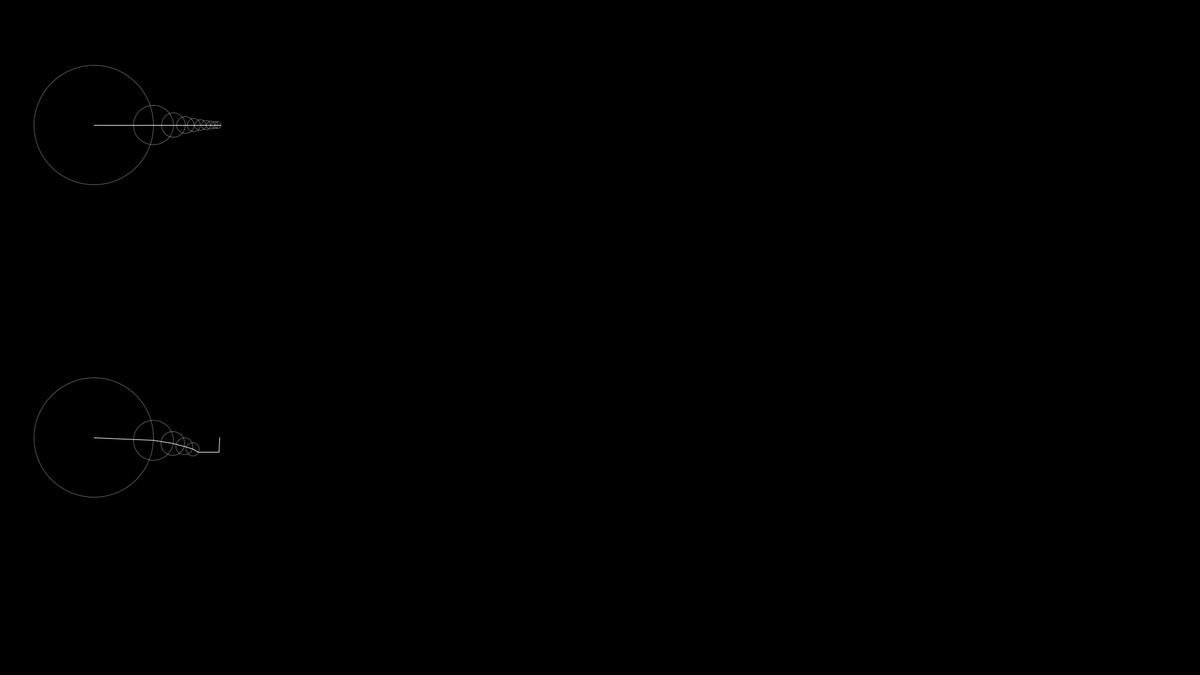
Frame 1 (no input)
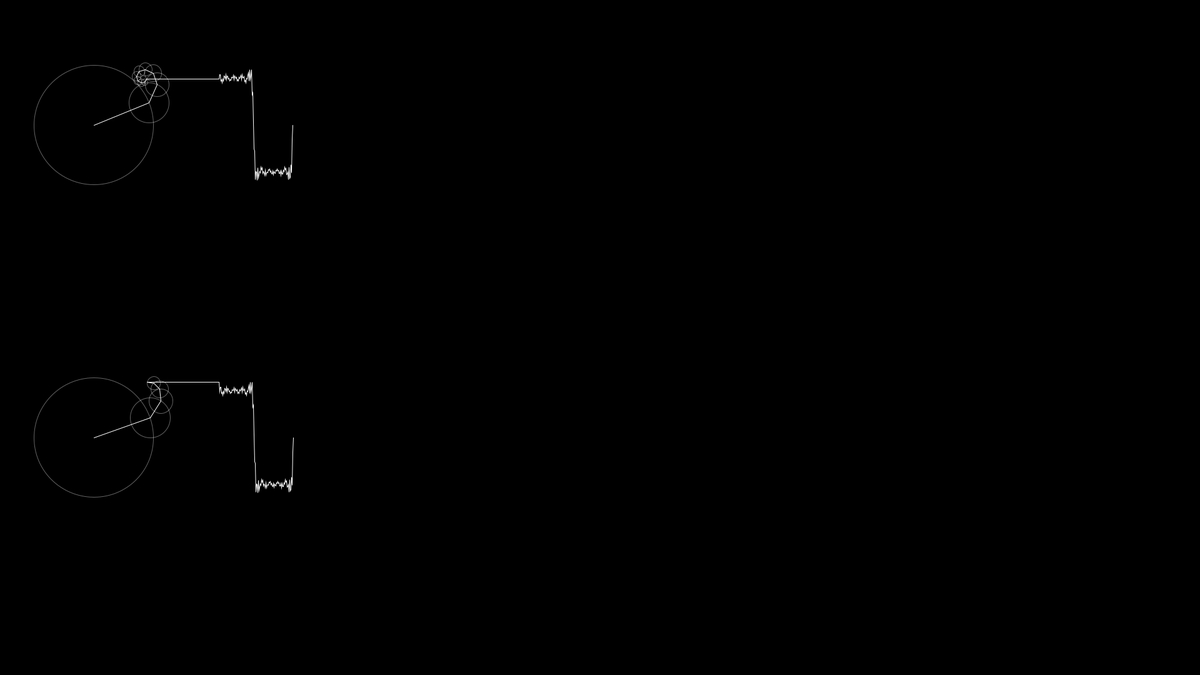
Frame 60 (the mouse pressed at the canvas centre just before this capture)
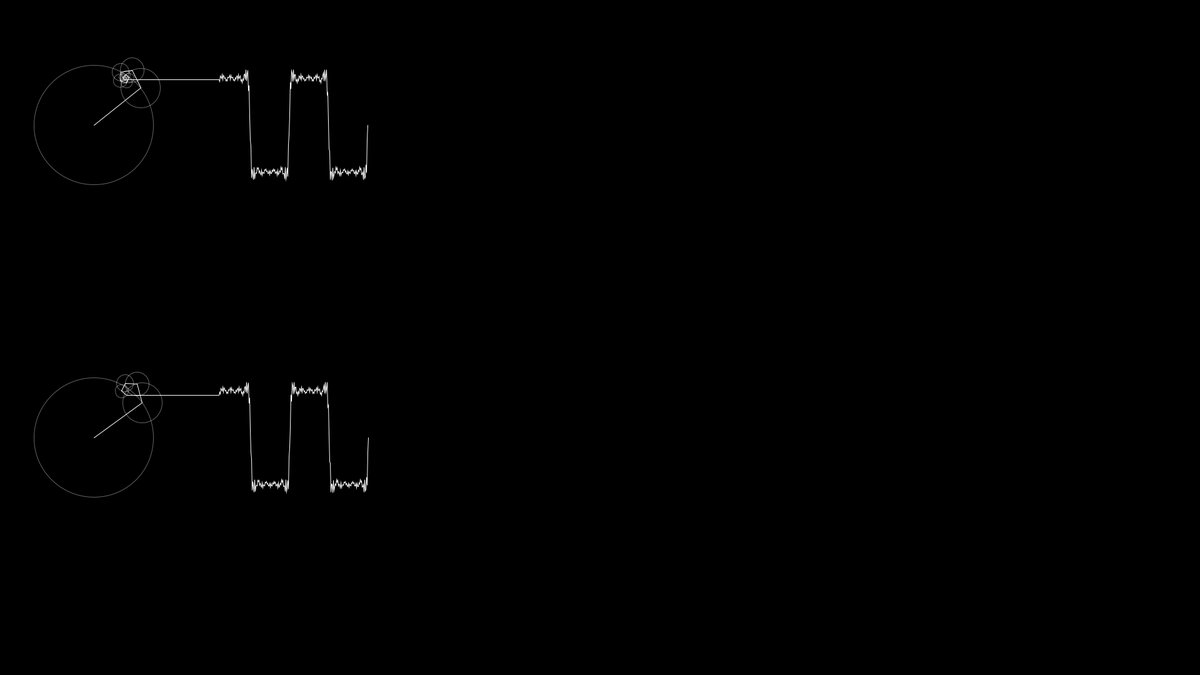
Frame 120 (the mouse held since frame 60 and released just before this capture)

The Processing sketch that drew these frames (run headless with seeded random() and noise(); from frame 60 on, the mouse is pressed at the canvas centre):

// Processing sketch: Fourier
// ── Fourier.pde
// Fourier Series
// Dan1iel Shiffman1
// https://thecodin1gtrain1.com/Codin1gChallen1ges/125-fourier-series.html
// https://youtu.be/Mm2eYfj0SgA
// https://editor.p5js.org/codin1gtrain1/sketches/SJ02W1OgV

float time = 0;
FloatList wave;

int n1 = 10;
int n2 = 5;

void setup() {
  size(1920, 1080);
  wave = new FloatList();
}

void draw() {
  background(0);
  translate(150, 200);

  float x = 0;
  float y = 0;

  for (int i = 0; i < n1; i++) {
    float prevx = x;
    float prevy = y;

    float n1 = i * 2 + 1;
    float radius = 75 * (4 / (n1 * PI));
    x += radius * cos(n1 * time);
    y += radius * sin(n1 * time);

    stroke(255, 100);
    noFill();
    ellipse(prevx, prevy, radius * 2, radius * 2);

    //fill(255);
    stroke(255);
    line(prevx, prevy, x, y);
    //ellipse(x, y, 8);
  }

  wave.insert(0, y);

  translate(200, 0);
  line(x - 200, y, 0, wave.get(0));
  beginShape();
  noFill();
  for (int i = 0; i < wave.size(); i++) {
    vertex(i, wave.get(i));
  }
  endShape();

  time += 0.05;

  if (wave.size() > 250) {
    for (int n1 = 250; n1 < wave.size(); n1++) {
      wave.remove(n1);
    }
  }
////////////////////////////////  
  translate(-200, 500);
  
  float a = 0;
  float b = 0;

  for (int i = 0; i < n2; i++) {
    float preva = a;
    float prevb = b;

    float n2 = i * 2 + 1;
    float radius = 75 * (4 / (n2 * PI));
    a += radius * cos(n2 * time);
    b += radius * sin(n2 * time);

    stroke(255, 100);
    noFill();
    ellipse(preva, prevb, radius * 2, radius * 2);

    //fill(255);
    stroke(255);
    line(preva, prevb, a, b);
    //ellipse(a, b, 8);
  }

  wave.insert(0, b);

  translate(200, 0);
  line(a - 200, b, 0, wave.get(0));
  beginShape();
  noFill();
  for (int i = 0; i < wave.size(); i++) {
    vertex(i, wave.get(i));
  }
  endShape();

  time += 0.05;

  if (wave.size() > 250) {
    for (int n2 = 250; n2 < wave.size(); n2++) {
      wave.remove(n2);
    }
  }
}
